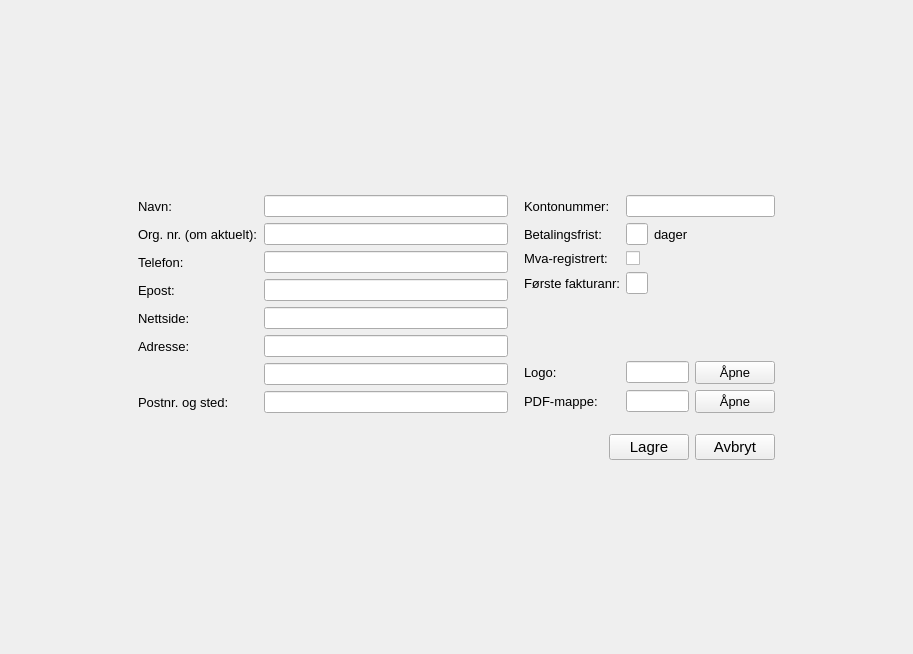
<?xml version="1.0" encoding="UTF-8"?>
<ui version="4.0">
 <class>Form</class>
 <widget class="QWidget" name="Form">
  <property name="geometry">
   <rect>
    <x>0</x>
    <y>0</y>
    <width>913</width>
    <height>654</height>
   </rect>
  </property>
  <property name="windowTitle">
   <string>Form</string>
  </property>
  <layout class="QVBoxLayout" name="verticalLayout">
   <item>
    <spacer name="verticalSpacer">
     <property name="orientation">
      <enum>Qt::Vertical</enum>
     </property>
     <property name="sizeHint" stdset="0">
      <size>
       <width>20</width>
       <height>40</height>
      </size>
     </property>
    </spacer>
   </item>
   <item>
    <layout class="QHBoxLayout" name="horizontalLayout" stretch="1,5,1">
     <item>
      <spacer name="horizontalSpacer_2">
       <property name="orientation">
        <enum>Qt::Horizontal</enum>
       </property>
       <property name="sizeHint" stdset="0">
        <size>
         <width>40</width>
         <height>20</height>
        </size>
       </property>
      </spacer>
     </item>
     <item>
      <layout class="QVBoxLayout" name="verticalLayout_6">
       <item>
        <layout class="QHBoxLayout" name="horizontalLayout_2" stretch="1,5,1">
         <item>
          <layout class="QVBoxLayout" name="verticalLayout_2">
           <item>
            <widget class="QLabel" name="label_9">
             <property name="font">
              <font>
               <pointsize>10</pointsize>
              </font>
             </property>
             <property name="text">
              <string>Navn:</string>
             </property>
            </widget>
           </item>
           <item>
            <widget class="QLabel" name="label_8">
             <property name="font">
              <font>
               <pointsize>10</pointsize>
              </font>
             </property>
             <property name="text">
              <string>Org. nr. (om aktuelt):</string>
             </property>
            </widget>
           </item>
           <item>
            <widget class="QLabel" name="label_12">
             <property name="font">
              <font>
               <pointsize>10</pointsize>
              </font>
             </property>
             <property name="text">
              <string>Telefon:</string>
             </property>
            </widget>
           </item>
           <item>
            <widget class="QLabel" name="label_7">
             <property name="font">
              <font>
               <pointsize>10</pointsize>
              </font>
             </property>
             <property name="text">
              <string>Epost:</string>
             </property>
            </widget>
           </item>
           <item>
            <widget class="QLabel" name="label_13">
             <property name="font">
              <font>
               <pointsize>10</pointsize>
              </font>
             </property>
             <property name="text">
              <string>Nettside:</string>
             </property>
            </widget>
           </item>
           <item>
            <widget class="QLabel" name="label_11">
             <property name="font">
              <font>
               <pointsize>10</pointsize>
              </font>
             </property>
             <property name="text">
              <string>Adresse:</string>
             </property>
            </widget>
           </item>
           <item>
            <widget class="QLabel" name="label_14">
             <property name="text">
              <string/>
             </property>
            </widget>
           </item>
           <item>
            <widget class="QLabel" name="label_10">
             <property name="font">
              <font>
               <pointsize>10</pointsize>
              </font>
             </property>
             <property name="text">
              <string>Postnr. og sted:</string>
             </property>
            </widget>
           </item>
          </layout>
         </item>
         <item>
          <layout class="QVBoxLayout" name="verticalLayout_3">
           <item>
            <widget class="QLineEdit" name="lineEdit_4"/>
           </item>
           <item>
            <widget class="QLineEdit" name="lineEdit_8"/>
           </item>
           <item>
            <widget class="QLineEdit" name="lineEdit_7"/>
           </item>
           <item>
            <widget class="QLineEdit" name="lineEdit_6"/>
           </item>
           <item>
            <widget class="QLineEdit" name="lineEdit_5"/>
           </item>
           <item>
            <widget class="QLineEdit" name="lineEdit_3"/>
           </item>
           <item>
            <widget class="QLineEdit" name="lineEdit_2"/>
           </item>
           <item>
            <widget class="QLineEdit" name="lineEdit"/>
           </item>
          </layout>
         </item>
         <item>
          <layout class="QGridLayout" name="gridLayout">
           <property name="leftMargin">
            <number>10</number>
           </property>
           <item row="1" column="0">
            <widget class="QLabel" name="label_2">
             <property name="font">
              <font>
               <pointsize>10</pointsize>
              </font>
             </property>
             <property name="text">
              <string>Betalingsfrist:</string>
             </property>
            </widget>
           </item>
           <item row="2" column="1">
            <widget class="QCheckBox" name="checkBox">
             <property name="text">
              <string/>
             </property>
            </widget>
           </item>
           <item row="2" column="0">
            <widget class="QLabel" name="label_3">
             <property name="font">
              <font>
               <pointsize>10</pointsize>
              </font>
             </property>
             <property name="text">
              <string>Mva-registrert:</string>
             </property>
            </widget>
           </item>
           <item row="4" column="0">
            <widget class="QLabel" name="label_5">
             <property name="text">
              <string/>
             </property>
            </widget>
           </item>
           <item row="5" column="0">
            <widget class="QLabel" name="label_6">
             <property name="font">
              <font>
               <pointsize>10</pointsize>
              </font>
             </property>
             <property name="text">
              <string>Logo:</string>
             </property>
            </widget>
           </item>
           <item row="6" column="0">
            <widget class="QLabel" name="label_15">
             <property name="font">
              <font>
               <pointsize>10</pointsize>
              </font>
             </property>
             <property name="text">
              <string>PDF-mappe:</string>
             </property>
            </widget>
           </item>
           <item row="1" column="2">
            <widget class="QLabel" name="label_16">
             <property name="font">
              <font>
               <pointsize>10</pointsize>
              </font>
             </property>
             <property name="text">
              <string>dager</string>
             </property>
            </widget>
           </item>
           <item row="0" column="0">
            <widget class="QLabel" name="label">
             <property name="font">
              <font>
               <pointsize>10</pointsize>
              </font>
             </property>
             <property name="text">
              <string>Kontonummer:</string>
             </property>
            </widget>
           </item>
           <item row="1" column="1">
            <widget class="QLineEdit" name="lineEdit_10"/>
           </item>
           <item row="3" column="0">
            <widget class="QLabel" name="label_4">
             <property name="font">
              <font>
               <pointsize>10</pointsize>
              </font>
             </property>
             <property name="text">
              <string>Første fakturanr:</string>
             </property>
            </widget>
           </item>
           <item row="3" column="1">
            <widget class="QLineEdit" name="lineEdit_11"/>
           </item>
           <item row="5" column="1" colspan="2">
            <widget class="QLineEdit" name="lineEdit_12"/>
           </item>
           <item row="5" column="3">
            <widget class="QPushButton" name="pushButton_3">
             <property name="font">
              <font>
               <pointsize>10</pointsize>
              </font>
             </property>
             <property name="text">
              <string>Åpne</string>
             </property>
            </widget>
           </item>
           <item row="6" column="3">
            <widget class="QPushButton" name="pushButton_4">
             <property name="font">
              <font>
               <pointsize>10</pointsize>
              </font>
             </property>
             <property name="text">
              <string>Åpne</string>
             </property>
            </widget>
           </item>
           <item row="6" column="1" colspan="2">
            <widget class="QLineEdit" name="lineEdit_13"/>
           </item>
           <item row="0" column="1" colspan="3">
            <widget class="QLineEdit" name="lineEdit_9"/>
           </item>
          </layout>
         </item>
        </layout>
       </item>
       <item>
        <layout class="QHBoxLayout" name="horizontalLayout_9">
         <property name="topMargin">
          <number>15</number>
         </property>
         <item>
          <spacer name="horizontalSpacer">
           <property name="orientation">
            <enum>Qt::Horizontal</enum>
           </property>
           <property name="sizeHint" stdset="0">
            <size>
             <width>40</width>
             <height>20</height>
            </size>
           </property>
          </spacer>
         </item>
         <item>
          <widget class="QPushButton" name="pushButton_2">
           <property name="font">
            <font>
             <pointsize>11</pointsize>
            </font>
           </property>
           <property name="text">
            <string>Lagre</string>
           </property>
          </widget>
         </item>
         <item>
          <widget class="QPushButton" name="pushButton">
           <property name="font">
            <font>
             <pointsize>11</pointsize>
            </font>
           </property>
           <property name="text">
            <string>Avbryt</string>
           </property>
          </widget>
         </item>
        </layout>
       </item>
      </layout>
     </item>
     <item>
      <spacer name="horizontalSpacer_3">
       <property name="orientation">
        <enum>Qt::Horizontal</enum>
       </property>
       <property name="sizeHint" stdset="0">
        <size>
         <width>40</width>
         <height>20</height>
        </size>
       </property>
      </spacer>
     </item>
    </layout>
   </item>
   <item>
    <spacer name="verticalSpacer_2">
     <property name="orientation">
      <enum>Qt::Vertical</enum>
     </property>
     <property name="sizeHint" stdset="0">
      <size>
       <width>20</width>
       <height>40</height>
      </size>
     </property>
    </spacer>
   </item>
  </layout>
 </widget>
 <resources/>
 <connections/>
</ui>
